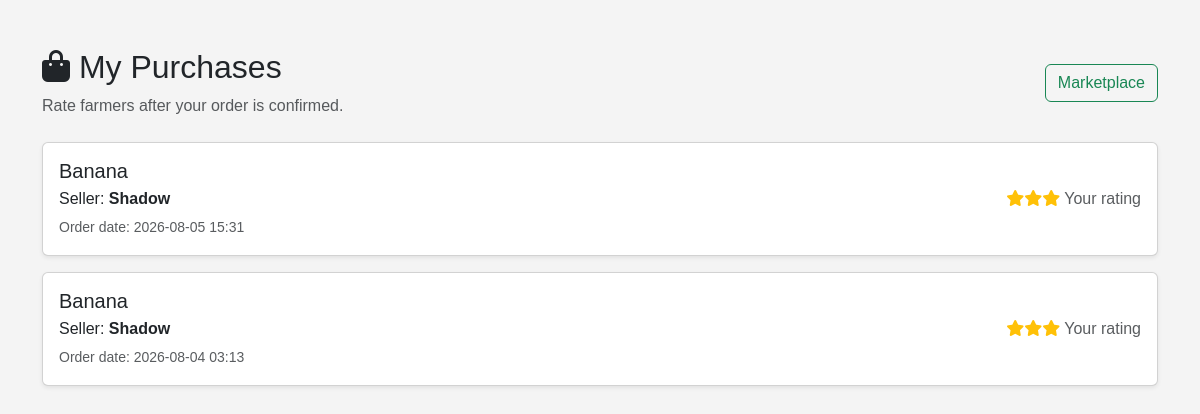
Page /marketplace/my-purchases (signed in) on the committed database.
### tables this page shows
CREATE TABLE marketplace(
        id INTEGER PRIMARY KEY AUTOINCREMENT,
        user_id INTEGER,
        username TEXT,
        crop_id INTEGER,
        crop_name TEXT,
        amount INTEGER,
        price REAL,
        unit TEXT DEFAULT 'kg',
        status TEXT DEFAULT 'available',
        listing_date TEXT,
        expiry_date TEXT,
        description TEXT,
        location TEXT, buyer_username TEXT, order_status TEXT DEFAULT 'available', order_date TEXT, delivery_date TEXT, delivery_confirmed INTEGER DEFAULT 0, buyer_rating INTEGER DEFAULT NULL, buyer_rating_date TEXT,
        FOREIGN KEY (user_id) REFERENCES users(id),
        FOREIGN KEY (crop_id) REFERENCES crops(id)
    );

CREATE TABLE users(
        id INTEGER PRIMARY KEY AUTOINCREMENT,
        username TEXT UNIQUE,
        password TEXT,
        role TEXT DEFAULT 'user',
        location TEXT
    , reliability_score REAL DEFAULT NULL, reliability_status TEXT DEFAULT 'Not Yet Rated', completed_transactions INTEGER DEFAULT 0, cancelled_transactions INTEGER DEFAULT 0, total_transactions INTEGER DEFAULT 0);

### app.py (the view)
@app.route("/marketplace/my-purchases")
def my_marketplace_purchases():
    if "user" not in session:
        return redirect("/login")
    conn = get_db()
    cur = conn.cursor()
    cur.execute("""
        SELECT m.*, u.username AS seller_name, u.location AS seller_location
        FROM marketplace m
        JOIN users u ON m.user_id = u.id
        WHERE m.buyer_username = ? AND m.status IN ('sold', 'delivered')
        ORDER BY COALESCE(m.delivery_date, m.order_date) DESC
    """, (session["user"],))
    purchases = cur.fetchall()
    conn.close()
    return render_template("my_purchases.html", purchases=purchases)

### app.py (called while the page is built)
def get_db():
    conn = sqlite3.connect(DB_PATH, timeout=30, isolation_level=None)
    conn.row_factory = sqlite3.Row
    conn.execute("PRAGMA busy_timeout = 30000")
    try:
        conn.execute("PRAGMA journal_mode = DELETE")
    except sqlite3.OperationalError:
        pass
    return conn

### templates/my_purchases.html (shortened to what this page needs)
<!DOCTYPE html>
<html lang="en">
<head>
    <link href="https://cdn.jsdelivr.net/npm/bootstrap@5.3.0/dist/css/bootstrap.min.css" rel="stylesheet">
    <link href="https://cdnjs.cloudflare.com/ajax/libs/font-awesome/6.0.0/css/all.min.css" rel="stylesheet">
    <link rel="stylesheet" href="{{ url_for('static', filename='style.css') }}">
</head>
<body><main class="container py-5">
    <div class="d-flex justify-content-between align-items-center mb-4"><div><h1 class="h2"><i class="fas fa-shopping-bag"></i> My Purchases</h1><p class="text-muted mb-0">Rate farmers after your order is confirmed.</p></div><a class="btn btn-outline-success" href="{{ url_for('marketplace') }}">Marketplace</a></div>
    {% for order in purchases %}<article class="card shadow-sm mb-3"><div class="card-body"><div class="row align-items-center"><div class="col-md-6"><h2 class="h5 mb-1">{{ order['crop_name'] }}</h2><p class="mb-1">Seller: <strong>{{ order['seller_name'] }}</strong></p><small class="text-muted">Order date: {{ (order['delivery_date'] or order['order_date'])[:16] if (order['delivery_date'] or order['order_date']) else 'N/A' }}</small></div><div class="col-md-6 text-md-end mt-3 mt-md-0">{% if order['buyer_rating'] %}<span class="text-warning">{% for _ in range(order['buyer_rating']) %}<i class="fas fa-star"></i>{% endfor %}</span><span class="ms-1 text-muted">Your rating</span>{% endif %}</div></div></div></article>{% else %}<div class="alert alert-light border">You have no orders available for rating yet.</div>{% endfor %}
</main></body></html>

### static/style.css (style rules this page uses)
body { font-family: Arial, sans-serif; background: #f4f4f4; }
h1, h2 { color: green; }

### rows in the picture
marketplace: crop_name "Banana", seller_name "Shadow", order_date "2026-08-05 15:31", buyer_rating 3 (drawn)
marketplace: crop_name "Banana", seller_name "Shadow", delivery_date "2026-08-04 03:13", buyer_rating 3 (drawn)
